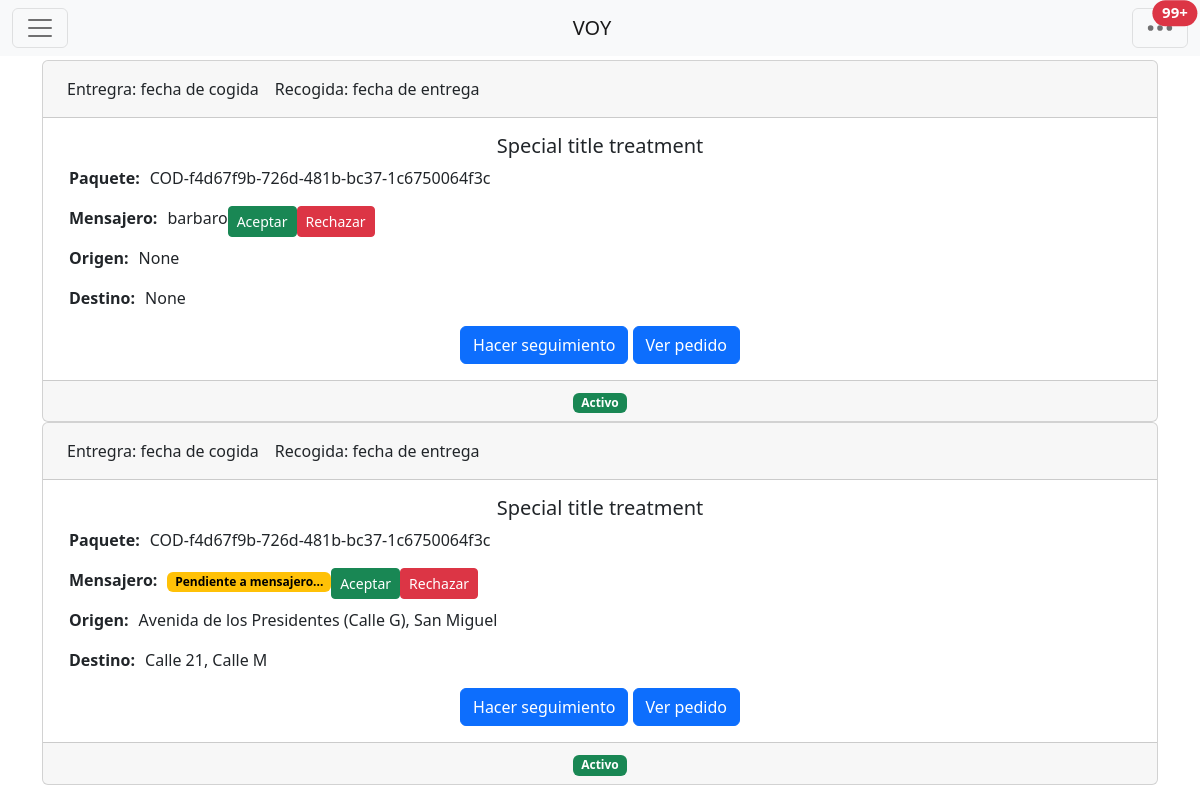
The app's page /cliente/lista-servicio-mensajeria/ with its own data.
### core/models.py (models this page shows, shortened)
class ServicioMensajero(models.Model):
    ESTADO_SERVICIO_CHOICE=(
        ('PENDIENTE_DE_MENSAJERO','PENDIENTE_DE_MENSAJERO'),
        ('PENDIENTE_DE_ACEPTACION','PENDIENTE_DE_ACEPTACION'),
        ('ENVIANDO','ENVIANDO'),
        ('FINALIZADO','FINALIZADO'),
    )
    id = models.UUIDField(primary_key=True, default=uuid.uuid4, help_text="ID único para el vehiculo del mensajero")
    user = models.ForeignKey(User, on_delete=models.CASCADE)
    cliente = models.ForeignKey(Cliente, on_delete=models.CASCADE)
    paquete = models.ForeignKey(Paquete, on_delete=models.CASCADE)
    mensajero = models.ForeignKey(Mensajero, on_delete=models.CASCADE, blank=True, null=True)
    mensajero_aceptado=models.BooleanField(default=False)
    rechazo_mensajero = models.ManyToManyField(Mensajero, related_name="rechazo_mensajero", blank=True)
    mensajero_rechazado = models.ManyToManyField(Mensajero, related_name="mensajero_rechazado", blank=True)
    vahiculo = models.ForeignKey(VehiculoMensajero, on_delete=models.CASCADE, blank=True, null=True)
    direccion_origen=models.CharField(max_length=125, blank=True, null=True)
    direccion_destino=models.CharField(max_length=125, blank=True, null=True)
    direccion_origen_map=models.CharField(max_length=125, blank=True, null=True)
    direccion_destino_map=models.CharField(max_length=125, blank=True, null=True)
    latitud_origen=models.DecimalField(max_digits=25, decimal_places=20, help_text="Latitud Origen", blank=True, null=True)
    longitud_origen=models.DecimalField(max_digits=25, decimal_places=20, help_text="Longitud Origen", blank=True, null=True)
    latitud_destino=models.DecimalField(max_digits=25, decimal_places=20, help_text="Latitud Destino", blank=True, null=True)
    longitud_destino=models.DecimalField(max_digits=25, decimal_places=20, help_text="Longitud Destino", blank=True, null=True)
    distancia=models.DecimalField(max_digits=25, decimal_places=20, help_text="Longitud Destino", blank=True, null=True)
    tarifa=models.DecimalField(max_digits=25, decimal_places=20, help_text="Longitud Destino", blank=True, null=True)
    precio=models.DecimalField(max_digits=25, decimal_places=20, help_text="Longitud Destino", blank=True, null=True)
    hora_recogida=models.DateTimeField(verbose_name="Hora de recogida", blank=True, null=True)
    hora_entrega=models.DateTimeField(verbose_name="Hora de entrega", blank=True, null=True)
    activo=models.BooleanField(default=False)
    created_at = models.DateTimeField(auto_now_add=True, blank=True, null=True)
    updated_at = models.DateTimeField(auto_now=True, blank=True, null=True)
    estado=models.CharField(max_length=25, choices=ESTADO_SERVICIO_CHOICE, blank=True, null=True)
    codigo = models.CharField(max_length=10, blank=True, unique=True)
    paquete_entregado=models.BooleanField(default=False)
    paquete_entregado_hora=models.DateTimeField(blank=True, null=True)
    paquete_recibido=models.BooleanField(default=False)
    paquete_recibido_hora=models.DateTimeField(blank=True, null=True)
    servicio_finalizado=models.BooleanField(default=False)

class Paquete(models.Model):
    user = models.ForeignKey(User, on_delete=models.CASCADE)
    mensajero = models.ForeignKey(Mensajero, on_delete=models.CASCADE)
    id = models.UUIDField(primary_key=True, default=uuid.uuid4, help_text="ID único para el vehiculo del mensajero")
    codigo = models.CharField(max_length=10, blank=True, unique=True)
    paquete_recogido=models.BooleanField(default=False)
    paquete_recogido_hora=models.DateTimeField(blank=True, null=True)
    paquete_entregado=models.BooleanField(default=False)
    paquete_entregado_hora=models.DateTimeField(blank=True, null=True)

class Mensajero(models.Model):
    user = models.OneToOneField(User, on_delete=models.CASCADE)
    id = models.UUIDField(primary_key=True, default=uuid.uuid4, help_text="ID único para el mensajero")
    direcciones=models.ManyToManyField(Direccion, blank=True, help_text="Direcciones del mensajero")
    codigo = models.CharField(max_length=10, blank=True, unique=True)
    paquete_recogido=models.BooleanField(default=False)
    paquete_recogido_hora=models.DateTimeField(blank=True, null=True)
    paquete_entregado=models.BooleanField(default=False)
    paquete_entregado_hora=models.DateTimeField(blank=True, null=True)

### core/views.py (the view)
# urls.py: path('cliente/lista-servicio-mensajeria/', views.ListaServicioMensajeroView.as_view(), name="lista-servicio-mensajeria"),
class ListaServicioMensajeroView(generic.ListView):
    model=ServicioMensajero
    template_name="cliente/lista_servicio_mensajeria.html"

### templates/cliente/lista_servicio_mensajeria.html (shortened to what this page needs)
{% extends "base.html" %}
{% block content %}
{% include "cliente/parts/nav_bar_cliente.html" %}
 <main class="container" style="margin-top: 60px;">
          <div class="col-xs-12">
    {% if object_list %}
        {% for servicio in object_list  %}
         <div class="card text-center">
              <div class="card-header d-flex">
                <p class="mr-auto p-2" style="padding: 0; margin: 0;" >Entregra: fecha de cogida</p>
                <p class="p-2" style="padding: 0; margin: 0;" >Recogida: fecha de entrega</p>
              </div>
              <div class="card-body">
                <h5 class="card-title">Special title treatment</h5>
                <div class="d-flex align-items-start">
                  <p class="card-text"><strong>Paquete: </strong></p><p class="card-text">COD-{{servicio.paquete.id}}</p>
                </div>
                <div class="d-flex align-items-start">
                    <p class="card-text"><strong> Mensajero: </strong></p><p class="card-text">
                      {% if servicio.mensajero %}
                        {{servicio.mensajero.user.username}}
                      {% else %}
                        <span class="badge text-bg-warning">Pendiente a mensajero...</span>
                      {% endif %}
                    </p>
                    <a href="#" class="btn btn-sm btn-success">Aceptar</a>
                    <a href="#" class="btn btn-sm btn-danger">Rechazar</a>
                  </div>
                  <div class="d-flex align-items-start">
                    <p class="card-text"><strong>Origen: </strong></p><p class="card-text">
                      {% if servicio.direccion_origen %}
                        {{servicio.direccion_origen}}
                      {% else %}
                        {{servicio.direccion_origen_map}}
                      {% endif %}
                    </p>
                  </div>
                  <div class="d-flex align-items-start">
                    <p class="card-text"><strong>Destino: </strong></p><p class="card-text">
                        {% if servicio.direccion_destino %}
                        {{servicio.direccion_destino}}
                      {% else %}
                        {{servicio.direccion_destino_map}}
                      {% endif %}
                    </p>
                  </div>
                <a href="{% url 'core:seguimiento' %}" class="btn btn-primary">Hacer seguimiento</a>
                <a href="#" class="btn btn-primary">Ver pedido</a>
              </div>
              <div class="card-footer text-muted">
                  <span class="badge text-bg-success">Activo</span>
              </div>
            </div>
        {% endfor %}
    {% else %}
      No tienes servicios solicitados o activos
    {% endif %}
          </div>
      </main>
{% endblock content %}

### templates/cliente/lista_servicio_mensajeria.html (style rules this page uses)
strong { margin:10px; }

### records on screen
ServicioMensajero: paquete.id "f4d67f9b-726d-481b-bc37-1c6750064f3c", mensajero.user.username "barbaro", direccion_origen_map "None", direccion_destino_map "None"
ServicioMensajero: paquete.id "f4d67f9b-726d-481b-bc37-1c6750064f3c", shows "Pendiente a mensajero...", direccion_origen_map "Avenida de los Presidentes (Calle G), San Miguel", direccion_destino_map "Calle 21, Calle M"
